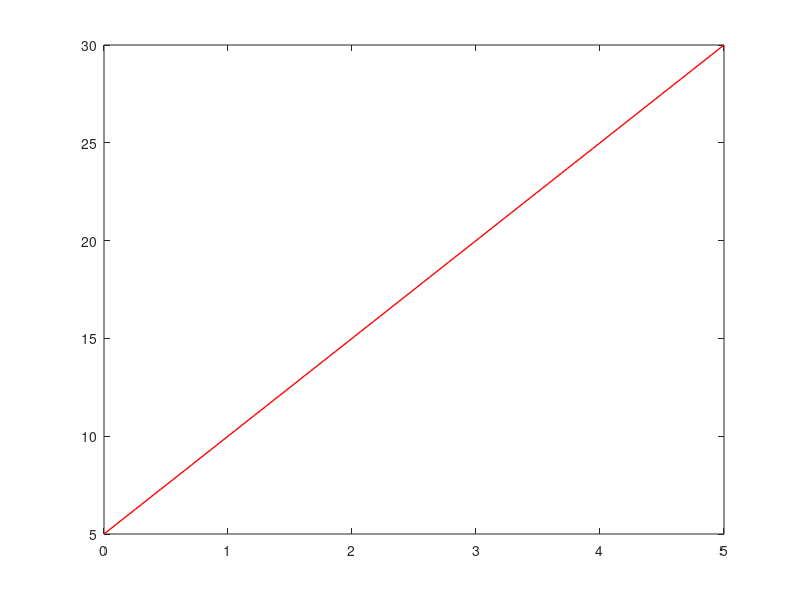

Recreate this plot in MATLAB. (Note: this script raises an error after producing the figure.)
clc; clearvars;

% User input for the derivative function dy/dt
dydt_func = input("Enter the derivative function dy/dt: ", 's');

% User input for the initial condition y0
y0 = input("Enter the initial condition y0: ");

% Define the time range for simulation
t_min = 0;
t_max = input("Enter the duration: ");

% Generate the time values
t_exact = linspace(t_min, t_max);

% Convert the derivative function to a function handle
dydt = str2func(['@(t, y)', dydt_func]);

% Solve the ODE using ode45
[t, y] = ode45(@(t, y) dydt(t, y), t_exact, y0);

% Plot the numerical solution
plot(t, y, 'r-', 'LineWidth', 1, 'MarkerSize', 20)

% Define the symbolic variable
syms y(t)

% Solve the ODE symbolically using dsolve
exact_sol = dsolve(diff(y,t) == dydt(t, y), y(0) == y0);

% Set the plot title as the exact solution
title(['Exact Solution: ', char(exact_sol)]);
